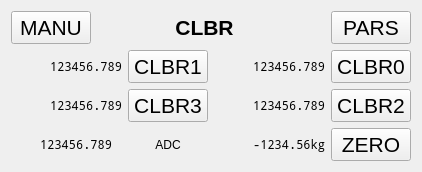
      <widget class="QWidget" name="clbr_page">
       <layout class="QVBoxLayout" name="verticalLayout_3">
        <item>
         <layout class="QHBoxLayout" name="horizontalLayout_3">
          <item>
           <widget class="QPushButton" name="pb_manu_right">
            <property name="font">
             <font>
              <pointsize>16</pointsize>
             </font>
            </property>
            <property name="text">
             <string>MANU</string>
            </property>
           </widget>
          </item>
          <item>
           <spacer name="hs_parsclb">
            <property name="orientation">
             <enum>Qt::Horizontal</enum>
            </property>
            <property name="sizeHint" stdset="0">
             <size>
              <width>78</width>
              <height>26</height>
             </size>
            </property>
           </spacer>
          </item>
          <item>
           <widget class="QLabel" name="lab_clbr">
            <property name="font">
             <font>
              <pointsize>16</pointsize>
              <weight>75</weight>
              <bold>true</bold>
             </font>
            </property>
            <property name="text">
             <string>CLBR</string>
            </property>
            <property name="alignment">
             <set>Qt::AlignCenter</set>
            </property>
           </widget>
          </item>
          <item>
           <spacer name="hs_clb_main">
            <property name="orientation">
             <enum>Qt::Horizontal</enum>
            </property>
            <property name="sizeHint" stdset="0">
             <size>
              <width>91</width>
              <height>20</height>
             </size>
            </property>
           </spacer>
          </item>
          <item>
           <widget class="QPushButton" name="pb_pars_left">
            <property name="font">
             <font>
              <pointsize>16</pointsize>
             </font>
            </property>
            <property name="text">
             <string>PARS</string>
            </property>
           </widget>
          </item>
         </layout>
        </item>
        <item>
         <layout class="QHBoxLayout" name="horizontalLayout_4">
          <item>
           <widget class="QLabel" name="lab_clb1">
            <property name="font">
             <font>
              <family>Noto Mono</family>
             </font>
            </property>
            <property name="text">
             <string>123456.789</string>
            </property>
            <property name="alignment">
             <set>Qt::AlignRight|Qt::AlignTrailing|Qt::AlignVCenter</set>
            </property>
           </widget>
          </item>
          <item>
           <widget class="QPushButton" name="pb_clbr1">
            <property name="sizePolicy">
             <sizepolicy hsizetype="Maximum" vsizetype="Maximum">
              <horstretch>0</horstretch>
              <verstretch>0</verstretch>
             </sizepolicy>
            </property>
            <property name="font">
             <font>
              <pointsize>16</pointsize>
             </font>
            </property>
            <property name="text">
             <string>CLBR1</string>
            </property>
           </widget>
          </item>
          <item>
           <widget class="QLabel" name="lab_clb0">
            <property name="font">
             <font>
              <family>Noto Mono</family>
             </font>
            </property>
            <property name="text">
             <string>123456.789</string>
            </property>
            <property name="alignment">
             <set>Qt::AlignRight|Qt::AlignTrailing|Qt::AlignVCenter</set>
            </property>
           </widget>
          </item>
          <item>
           <widget class="QPushButton" name="pb_clbr0">
            <property name="sizePolicy">
             <sizepolicy hsizetype="Maximum" vsizetype="Maximum">
              <horstretch>0</horstretch>
              <verstretch>0</verstretch>
             </sizepolicy>
            </property>
            <property name="font">
             <font>
              <pointsize>16</pointsize>
             </font>
            </property>
            <property name="text">
             <string>CLBR0</string>
            </property>
           </widget>
          </item>
         </layout>
        </item>
        <item>
         <layout class="QHBoxLayout" name="horizontalLayout_5">
          <item>
           <widget class="QLabel" name="lab_clb3">
            <property name="font">
             <font>
              <family>Noto Mono</family>
             </font>
            </property>
            <property name="text">
             <string>123456.789</string>
            </property>
            <property name="alignment">
             <set>Qt::AlignRight|Qt::AlignTrailing|Qt::AlignVCenter</set>
            </property>
           </widget>
          </item>
          <item>
           <widget class="QPushButton" name="pb_clbr3">
            <property name="sizePolicy">
             <sizepolicy hsizetype="Maximum" vsizetype="Maximum">
              <horstretch>0</horstretch>
              <verstretch>0</verstretch>
             </sizepolicy>
            </property>
            <property name="font">
             <font>
              <pointsize>16</pointsize>
             </font>
            </property>
            <property name="text">
             <string>CLBR3</string>
            </property>
           </widget>
          </item>
          <item>
           <widget class="QLabel" name="lab_clb2">
            <property name="font">
             <font>
              <family>Noto Mono</family>
             </font>
            </property>
            <property name="text">
             <string>123456.789</string>
            </property>
            <property name="alignment">
             <set>Qt::AlignRight|Qt::AlignTrailing|Qt::AlignVCenter</set>
            </property>
           </widget>
          </item>
          <item>
           <widget class="QPushButton" name="pb_clbr2">
            <property name="sizePolicy">
             <sizepolicy hsizetype="Maximum" vsizetype="Maximum">
              <horstretch>0</horstretch>
              <verstretch>0</verstretch>
             </sizepolicy>
            </property>
            <property name="font">
             <font>
              <pointsize>16</pointsize>
             </font>
            </property>
            <property name="text">
             <string>CLBR2</string>
            </property>
           </widget>
          </item>
         </layout>
        </item>
        <item>
         <layout class="QHBoxLayout" name="horizontalLayout_6">
          <item>
           <widget class="QLabel" name="lab_adc_code">
            <property name="font">
             <font>
              <family>Noto Mono</family>
             </font>
            </property>
            <property name="text">
             <string>123456.789</string>
            </property>
            <property name="alignment">
             <set>Qt::AlignRight|Qt::AlignTrailing|Qt::AlignVCenter</set>
            </property>
           </widget>
          </item>
          <item>
           <widget class="QLabel" name="lab_adc_txt">
            <property name="text">
             <string>ADC</string>
            </property>
            <property name="alignment">
             <set>Qt::AlignCenter</set>
            </property>
           </widget>
          </item>
          <item>
           <widget class="QLabel" name="lab_zero">
            <property name="font">
             <font>
              <family>Noto Mono</family>
             </font>
            </property>
            <property name="text">
             <string>-1234.56kg</string>
            </property>
            <property name="alignment">
             <set>Qt::AlignRight|Qt::AlignTrailing|Qt::AlignVCenter</set>
            </property>
           </widget>
          </item>
          <item>
           <widget class="QPushButton" name="pb_zero">
            <property name="sizePolicy">
             <sizepolicy hsizetype="Maximum" vsizetype="Maximum">
              <horstretch>0</horstretch>
              <verstretch>0</verstretch>
             </sizepolicy>
            </property>
            <property name="font">
             <font>
              <pointsize>16</pointsize>
             </font>
            </property>
            <property name="text">
             <string>ZERO</string>
            </property>
           </widget>
          </item>
         </layout>
        </item>
       </layout>
      </widget>
